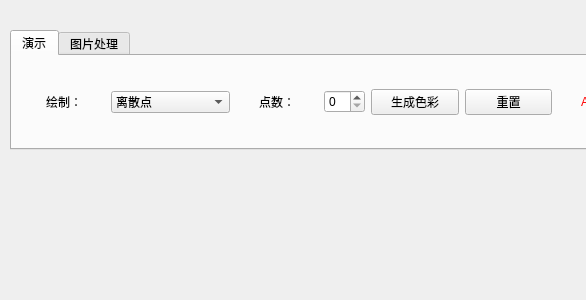
<?xml version="1.0" encoding="UTF-8"?>
<ui version="4.0">
  <class>Widget</class>
  <widget class="QWidget" name="Widget">
    <property name="geometry">
      <rect>
        <x>0</x>
        <y>0</y>
        <width>586</width>
        <height>300</height>
      </rect>
    </property>
    <property name="windowTitle">
      <string>Widget</string>
    </property>
    <widget class="QTabWidget" name="tabWidget">
      <property name="geometry">
        <rect>
          <x>10</x>
          <y>30</y>
          <width>669</width>
          <height>120</height>
        </rect>
      </property>
      <property name="currentIndex">
        <number>0</number>
      </property>
      <widget class="QWidget" name="tab">
        <attribute name="title">
          <string>演示</string>
        </attribute>
        <layout class="QHBoxLayout" name="horizontalLayout_5">
          <item>
            <layout class="QHBoxLayout" name="horizontalLayout_4">
              <item>
                <widget class="QLabel" name="label">
                  <property name="layoutDirection">
                    <enum>Qt::LeftToRight</enum>
                  </property>
                  <property name="styleSheet">
                    <string notr="true">margin:right;</string>
                  </property>
                  <property name="text">
                    <string>绘制：</string>
                  </property>
                </widget>
              </item>
              <item>
                <widget class="QComboBox" name="comboBox">
                  <item>
                    <property name="text">
                      <string>离散点</string>
                    </property>
                  </item>
                  <item>
                    <property name="text">
                      <string>凸包</string>
                    </property>
                  </item>
                  <item>
                    <property name="text">
                      <string>凸包切分</string>
                    </property>
                  </item>
                  <item>
                    <property name="text">
                      <string>Delaunay三角形</string>
                    </property>
                  </item>
                  <item>
                    <property name="text">
                      <string>voronoi points</string>
                    </property>
                  </item>
                </widget>
              </item>
            </layout>
          </item>
          <item>
            <layout class="QHBoxLayout" name="horizontalLayout">
              <item>
                <widget class="QLabel" name="label_2">
                  <property name="styleSheet">
                    <string notr="true">margin:right;</string>
                  </property>
                  <property name="text">
                    <string>点数：</string>
                  </property>
                </widget>
              </item>
              <item>
                <widget class="QSpinBox" name="spinBox"/>
              </item>
            </layout>
          </item>
          <item>
            <widget class="QPushButton" name="colorBtn">
              <property name="text">
                <string>生成色彩</string>
              </property>
            </widget>
          </item>
          <item>
            <widget class="QPushButton" name="genBtn">
              <property name="text">
                <string>重置</string>
              </property>
            </widget>
          </item>
          <item>
            <widget class="QLabel" name="label_3">
              <property name="styleSheet">
                <string notr="true">
margin:right;

font: 75 16pt &quot;Adobe Arabic&quot;;
color:red;</string>
              </property>
              <property name="text">
                <string>Author: WK</string>
              </property>
            </widget>
          </item>
        </layout>
      </widget>
      <widget class="QWidget" name="tab_2">
        <attribute name="title">
          <string>图片处理</string>
        </attribute>
        <layout class="QHBoxLayout" name="horizontalLayout_3">
          <item>
            <layout class="QHBoxLayout" name="horizontalLayout_2">
              <item>
                <widget class="QPushButton" name="loadBtn">
                  <property name="text">
                    <string>导入图片</string>
                  </property>
                </widget>
              </item>
              <item>
                <widget class="QPushButton" name="oriBtn">
                  <property name="text">
                    <string>原图</string>
                  </property>
                </widget>
              </item>
              <item>
                <widget class="QPushButton" name="triBtn">
                  <property name="text">
                    <string>三角化</string>
                  </property>
                </widget>
              </item>
              <item>
                <widget class="QPushButton" name="saveBtn">
                  <property name="text">
                    <string>另存为</string>
                  </property>
                </widget>
              </item>
              <item>
                <widget class="QLabel" name="label_4">
                  <property name="styleSheet">
                    <string notr="true">margin:right;

font: 75 16pt &quot;Adobe Arabic&quot;;
color:red;</string>
                  </property>
                  <property name="text">
                    <string>Author: WK</string>
                  </property>
                </widget>
              </item>
            </layout>
          </item>
        </layout>
      </widget>
    </widget>
  </widget>
  <layoutdefault spacing="6" margin="11"/>
  <resources/>
  <connections/>
</ui>
